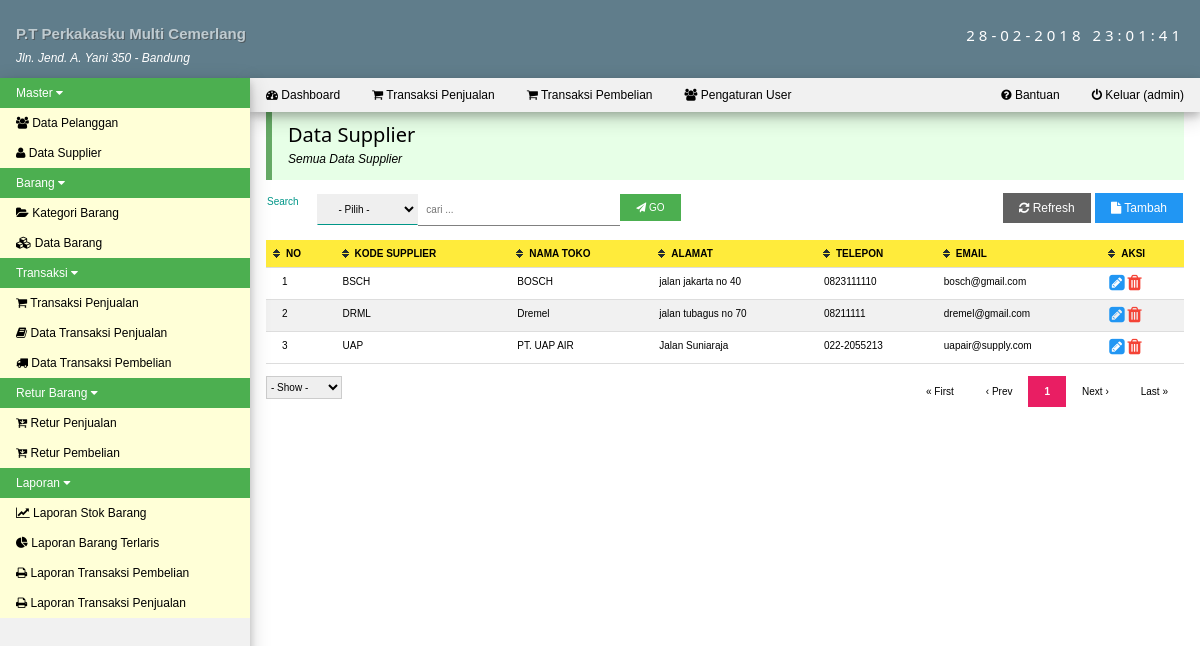
The page /med.php?mod=supplier (signed in) on the database its author committed.
### tables this page shows
CREATE TABLE `menu` (
  `id_menu` int(11) NOT NULL,
  `nama_menu` varchar(50) NOT NULL,
  `posisi` int(11) NOT NULL
);

CREATE TABLE `modul` (
  `id_modul` int(11) NOT NULL,
  `id_menu` int(11) NOT NULL,
  `nama_modul` varchar(150) NOT NULL,
  `link_menu` text NOT NULL,
  `posisi` int(11) NOT NULL,
  `icon_menu` varchar(150) NOT NULL
);

CREATE TABLE `tb_supplier` (
  `kode_supplier` varchar(10) NOT NULL,
  `nama_toko` varchar(50) NOT NULL,
  `alamat` text NOT NULL,
  `telepon` varchar(15) NOT NULL,
  `email` varchar(50) NOT NULL
);

### med.php (the view, shortened to what this page needs)
<!DOCTYPE html>
<html>
<head>
    <link rel="stylesheet" href="css/w3.css">
    <link rel="stylesheet" href="css/font-awesome.min.css">
    <link rel="stylesheet" href="js/jquery-ui/jquery-ui.css">
    <link rel="stylesheet" type="text/css" href="css/pace.css">
</head>
<body>
<div class="w3-top">
<div class="w3-row w3-blue-grey w3-padding">
  <div class="w3-half" style="margin:15px 0 2px 0;"><b class='w3-text-shadow w3-text-bold w3-opacity'>P.T Perkakasku Multi Cemerlang</b><br><i style="font-size:12px;">Jln. Jend. A. Yani 350 - Bandung</i></div>
  <div class="w3-half w3-margin-top w3-wide w3-hide-medium w3-hide-small"><div class="w3-right"><?php echo date('d-m-Y H:i:s'); ?></div></div>
</div>
<nav id="left-nav" class="w3-sidenav w3-small w3-light-grey w3-card-4" style="width:250px;">
  <div id="menuTut" class="myMenu w3-accordion">
    <?php
        $sql_menu = mysql_query("SELECT * FROM menu ORDER BY posisi ASC") or die(mysql_error());
        while ($mn = mysql_fetch_assoc($sql_menu)) {
            echo"<button onclick=\"myFunction('".$mn['id_menu']."')\" class=\"w3-padding-hor-16 w3-btn-block w3-left-align w3-green\"> $mn[nama_menu] <i class=\"fa fa-caret-down\"></i></button>
            <div id=\"$mn[id_menu]\" class=\"w3-accordion-content w3-pale-yellow w3-show\">";
            $sql_sub = mysql_query("SELECT * FROM modul
                WHERE id_menu = '$mn[id_menu]' ORDER BY posisi ASC") or die(mysql_error());
            while ($sm = mysql_fetch_assoc($sql_sub)) {
                echo"<a href=\"$sm[link_menu]\"><i class=\"$sm[icon_menu]\"></i> $sm[nama_modul]</a>";
            }
            echo"</div>";
        }
    ?>
    <br>
    <br>
    <br>
    <br>
    <br>
    <br>
    <br>
  </div>
</nav>
    <div style="margin-left:250px;">
        <ul class="w3-navbar w3-light-grey w3-small w3-card-4">
          <li><a class="w3-hover-black w3-padding-10" href="index.php"><i class="fa fa-dashboard"></i> Dashboard</a></li>
          <li><a class="w3-hover-black w3-padding-10" href="med.php?mod=penjualan"><i class="fa fa-shopping-cart"></i> Transaksi Penjualan</a></li>
          <li><a class="w3-hover-black w3-padding-10" href="med.php?mod=pembelian&act=form"><i class="fa fa-shopping-cart"></i> Transaksi Pembelian</a></li>
          <li><a class="w3-hover-black w3-padding-10" href="med.php?mod=user"><i class="fa fa-group"></i> Pengaturan User</a></li>
          <li class="w3-right"><a class="w3-hover-black w3-padding-10" href="logout.php" onclick="return confirm('Yakin ingin keluar');"><i class="fa fa-power-off"></i> Keluar (<?php echo $_SESSION['login_user']; ?>)</a></li>
          <li class="w3-right"><a class="w3-hover-black w3-padding-10" href="med.php?mod=bantuan"><i class="fa fa-question-circle"></i> Bantuan</a></li>
        </ul>
    </div>
</div>
<div style="margin-left:250px;">
    <div id="main" class="w3-container" style="margin-top:110px">
        <?php include"content.php"; ?>
        <br>
    </div>
</div>
</body>
</html>

### mod/supplier/supplier.php (shortened to what this page needs)
<?php
	$linkaksi = 'med.php?mod=supplier';
	if(isset($_GET['act']))
	{
		$act = $_GET['act'];
		$linkaksi .= '&act='.$act;
	}
	else
	{
		$act = '';
	}
	$aksi = 'mod/supplier/act_supplier.php';
	switch ($act) {
						?>
			<?php
		default :
			echo"<div class='w3-container w3-small w3-pale-green w3-leftbar w3-border-green'>
				<h4 style='margin-bottom:0;padding-bottom:0;'>Data Supplier</h4>
				<p style='margin-top:0;padding-top:0;'><i>Semua Data Supplier</i></p>
			</div>";
			echo"<table style='margin-top:12px;'>
				<tr>
					<td>
						<form class='w3-tiny' action='' method='GET'>
							<input type='hidden' name='mod' value='supplier'>
							<div class='w3-row'>
								<div class='w3-col s1'>
									<label class='w3-label'>Search</label>
								</div>
								<div class='w3-col s2'>
									<select name='field' class='w3-select w3-padding'>
										<option value=''>- Pilih -</option>
										<option value='nama_toko'>NAMA TOKO</option>
										<option value='alamat'>ALAMAT</option>
										<option value='telepon'>TELEPON</option>
										<option value='email'>EMAIL</option></select>
								</div>
								<div class='w3-col s4'>
									<input type='text' name='cari' class='w3-input' placeholder='cari ...'>
								</div>
								<div class='w3-col s1'>
									<button type='submit' class='w3-btn w3-tiny'><i class='fa fa-paper-plane'></i> GO</button>
								</div>
							</div>
						</form>
					</td>
					<td align='right'><a href='med.php?mod=supplier' class='w3-btn w3-dark-grey w3-small'><i class='fa fa-refresh'></i> Refresh</a>
					<a href='med.php?mod=supplier&act=form' class='w3-btn w3-small w3-blue'><i class='fa fa-file'></i> Tambah</a></td>
				</tr>
			</table>";
			echo"<div style='margin-top:12px;margin-bottom:12px;'>
			<table class='w3-table w3-striped w3-bordered w3-tiny w3-hoverable tbl'>
				<thead>
					<tr class='w3-yellow'>
						<th>NO</th>
						<th>KODE SUPPLIER</th>
						<th>NAMA TOKO</th>
						<th>ALAMAT</th>
						<th>TELEPON</th>
						<th>EMAIL</th>
						<th>AKSI</th>
					</tr>
				</thead>
				<tbody>";
				$p      = new Paging;
				$batas  = 10;
				$posisi = $p->cariPosisi($batas);
				$query = "SELECT * FROM tb_supplier ";
				$q 	= "SELECT * FROM tb_supplier";
				$query .= " LIMIT $posisi, $batas";
				$q 	.= " ";
				$sql_kul = mysql_query($query);
				$fd_kul = mysql_num_rows($sql_kul);
				if($fd_kul > 0)
				{
					$no = $posisi + 1;
					while ($m = mysql_fetch_assoc($sql_kul)) {
						echo"<tr>
							<td>$no</td>
							<td>$m[kode_supplier]</td>
							<td>$m[nama_toko]</td>
							<td>$m[alamat]</td>
							<td>$m[telepon]</td>
							<td>$m[email]</td>
							<td><a href='med.php?mod=supplier&act=form&id=$m[kode_supplier]'><i class='fa fa-pencil-square w3-large w3-text-blue'></i></a>
							<a href='$aksi?mod=supplier&act=hapus&id=$m[kode_supplier]' onclick=\"return confirm('Yakin hapus data');\"><i class='fa fa-trash w3-large w3-text-red'></i></a></td>
						</tr>";
						$no++;
					}
					$jmldata = mysql_num_rows(mysql_query($q));
					$jmlhalaman  = $p->jumlahHalaman($jmldata, $batas);
		    		$linkHalaman = $p->navHalaman($_GET['halaman'], $jmlhalaman, $linkaksi);
				}
				else
				{
					echo"<tr>
						<td colspan='6'><div class='w3-center'><i>Data Supplier Not Found.</i></div></td>
					</tr>";
				}
				echo"</tbody>
			</table></div>";
			echo"<div class='w3-row'>
				<div class='w3-col s1'>
					<form class='w3-tiny' action='' method='GET'>
						<input type='hidden' name='mod' value='supplier'>";
						echo"<select class='w3-select w3-border' name='show' onchange='submit()'>
							<option value=''>- Show -</option>";
						echo"</select>
					</form>
				</div>
				<div class='w3-col s11'>
					<ul class='w3-pagination w3-right w3-tiny'>
						$linkHalaman
					</ul>
				</div>
			</div>";
		break;
	}
?>

### css/perfect-scrollbar.css (style rules this page uses)
.ps-container { -ms-touch-action: none; touch-action: none; overflow: hidden !important; -ms-overflow-style: none; }

### med.php (style rules this page uses)
.w3-btn { background-color:#4CAF50 ;margin-bottom:4px; }
.tbl th.header { background-image: url(js/table.sorter/themes/blue/bg.gif); cursor: pointer; font-weight: bold; background-repeat: no-repeat; background-position: center left; padding-left: 20px; margin-left: -1px; }
#left-nav { overflow: hidden; }

### rows shown on the page
menu: nama_menu "Master"
modul: nama_modul "Data Pelanggan"
modul: nama_modul "Data Supplier"
menu: nama_menu "Barang"
modul: nama_modul "Kategori Barang"
modul: nama_modul "Data Barang"
menu: nama_menu "Transaksi"
modul: nama_modul "Transaksi Penjualan"
modul: nama_modul "Data Transaksi Penjualan"
modul: nama_modul "Data Transaksi Pembelian"
menu: nama_menu "Retur Barang"
modul: nama_modul "Retur Penjualan"
modul: nama_modul "Retur Pembelian"
menu: nama_menu "Laporan"
modul: nama_modul "Laporan Stok Barang"
modul: nama_modul "Laporan Barang Terlaris"
modul: nama_modul "Laporan Transaksi Pembelian"
modul: nama_modul "Laporan Transaksi Penjualan"
tb_supplier: kode_supplier "BSCH", nama_toko "BOSCH", alamat "jalan jakarta no 40", telepon "0823111110", email "bosch@gmail.com"
tb_supplier: kode_supplier "DRML", nama_toko "Dremel", alamat "jalan tubagus no 70", telepon "08211111", email "dremel@gmail.com"
tb_supplier: kode_supplier "UAP", nama_toko "PT. UAP AIR", alamat "Jalan Suniaraja", telepon "022-2055213", email "uapair@supply.com"

### other values the page prints
$_SESSION['login_user'] "admin"
$halaman_aktif "1"
